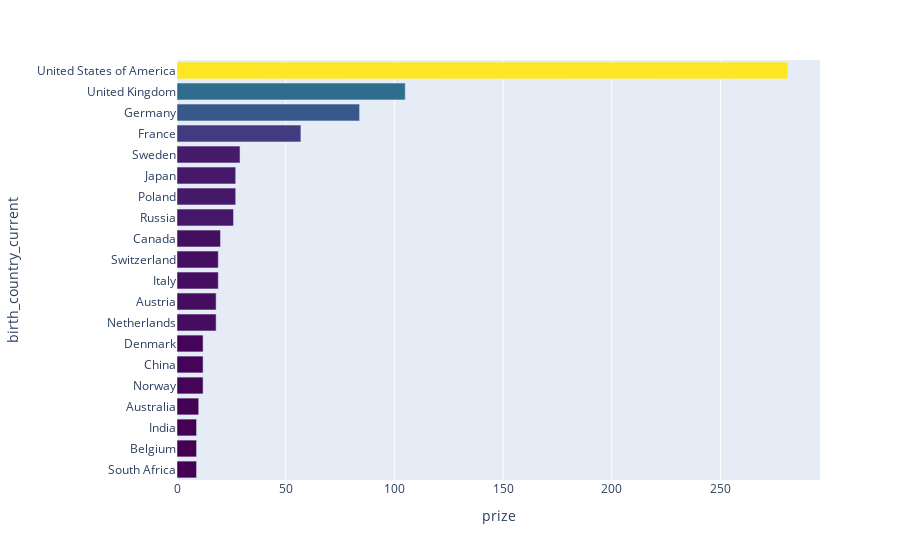

This figure's notebook cell:
### Code cell
bar = px.bar(top_20_countries, y='birth_country_current', x='prize', orientation='h', 
       color='prize', color_continuous_scale='Viridis')
bar.update_layout(coloraxis_showscale=False)

### Figure 1 — Plotly figure (JSON) as saved in the notebook; plotly's stock layout.template omitted (floating-point values rounded to 4 significant figures)
{"data": [{"hovertemplate": "prize=%{marker.color}<br>birth_country_current=%{y}<extra></extra>", "legendgroup": "", "marker": {"color": [9, 9, 9, 10, 12, 12, 12, 18, 18, 19, 19, 20, 26, 27, 27, 29, 57, 84, 105, 281], "coloraxis": "coloraxis", "pattern": {"shape": ""}}, "name": "", "orientation": "h", "showlegend": false, "textposition": "auto", "type": "bar", "x": [9, 9, 9, 10, 12, 12, 12, 18, 18, 19, 19, 20, 26, 27, 27, 29, 57, 84, 105, 281], "xaxis": "x", "y": ["South Africa", "Belgium", "India", "Australia", "Norway", "China", "Denmark", "Netherlands", "Austria", "Italy", "Switzerland", "Canada", "Russia", "Poland", "Japan", "Sweden", "France", "Germany", "United Kingdom", "United States of America"], "yaxis": "y"}], "layout": {"barmode": "relative", "coloraxis": {"colorbar": {"title": {"text": "prize"}}, "colorscale": [[0, "#440154"], [0.1111, "#482878"], [0.2222, "#3e4989"], [0.3333, "#31688e"], [0.4444, "#26828e"], [0.5556, "#1f9e89"], [0.6667, "#35b779"], [0.7778, "#6ece58"], [0.8889, "#b5de2b"], [1, "#fde725"]], "showscale": false}, "legend": {"tracegroupgap": 0}, "margin": {"t": 60}, "xaxis": {"anchor": "y", "domain": [0, 1], "title": {"text": "prize"}}, "yaxis": {"anchor": "x", "domain": [0, 1], "title": {"text": "birth_country_current"}}}}
